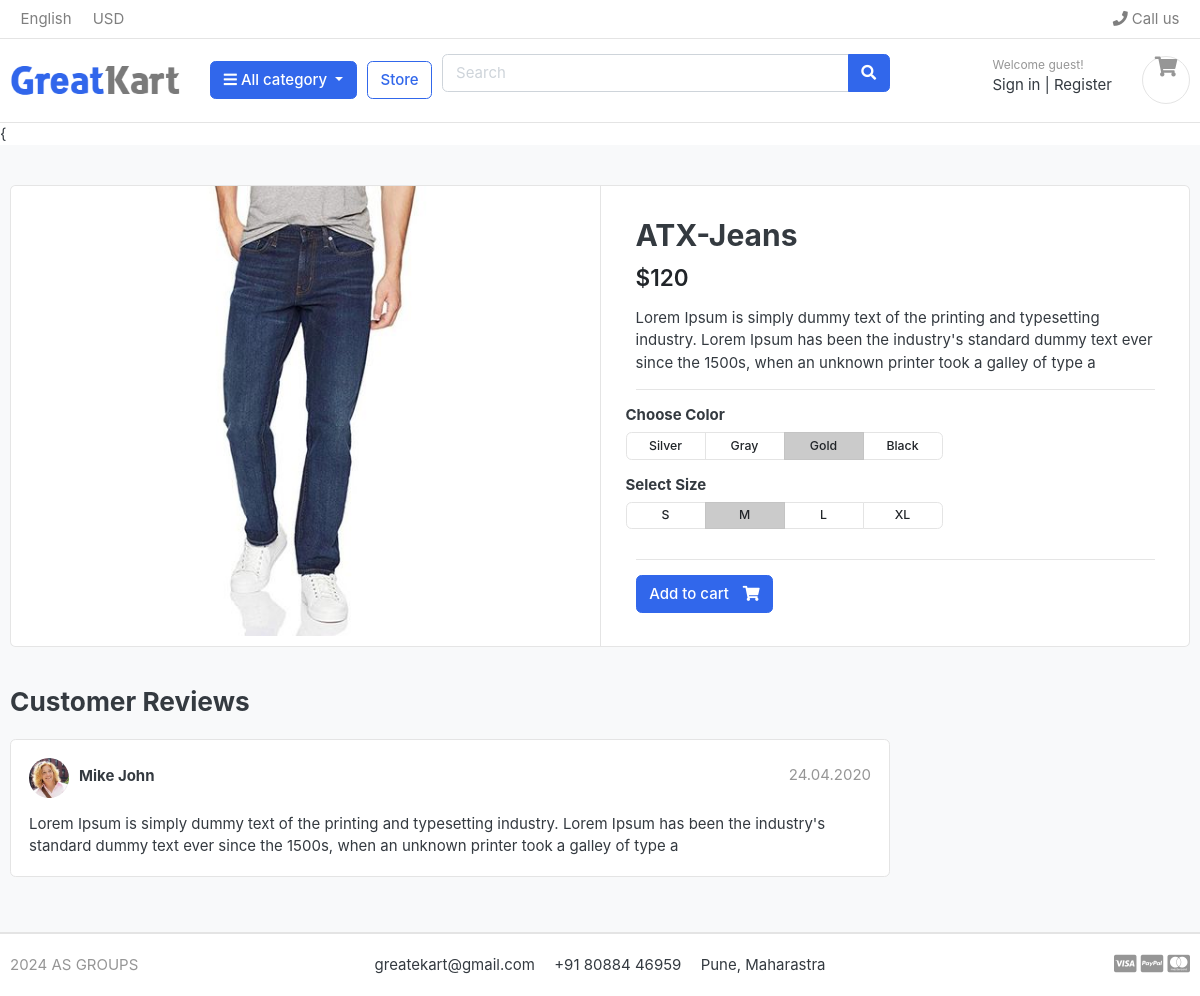
Page /store/jeans/atx-jeans/ on the committed database.
### store/models.py (models this page shows, shortened)
class Product(models.Model):
    product_name = models.CharField(max_length=200,unique=True)
    slug = models.SlugField(max_length=200,unique=True)
    description = models.TextField(max_length=200,blank=True)
    price = models.IntegerField()
    image = models.ImageField(upload_to='photos/products')
    stock = models.IntegerField()
    is_available = models.BooleanField(default=True)
    category = models.ForeignKey(Category,on_delete=models.CASCADE)
    created_date = models.DateTimeField(auto_now_add=True)
    modified_date = models.DateTimeField(auto_now=True)

### store/views.py (the view)
def product_details(request,category_slug=None,product_slug=None):
    try:
        if product_slug:
            product_slug = product_slug.lower()
        single_product=Product.objects.get(category__slug=category_slug,slug=product_slug)
    except ImportError as e:
        raise e
    context ={'single_product':single_product}
    return render(request, "product_template.html",context)

### Category/context_processor.py (called while the page is built)
def menu_links(request):
    link = Category.objects.all()
    return {'link':link}

### Category/models.py (called while the page is built)
    def get_url(self):
        return reverse('products_by_category',args=[self.slug])

### templates/product_template.html
{% extends 'base.html' %}
{% load static %}
{% block content %}
<section class="section-content padding-y bg">
    <div class="container">
        <div class="card">
            <div class="row no-gutters">
                <aside class="col-md-6">
                    <article class="gallery-wrap">
                        <div class="img-big-wrap">
                            <a href="#"><img src="{{ single_product.image.url }}"></a>
                        </div>
                    </article>
                </aside>
                <main class="col-md-6 border-left">
                    <article class="content-body">
                        <h2 class="title">{{ single_product.product_name }}</h2>
                        <div class="mb-3">
                            <var class="price h4">${{ single_product.price }}</var>
                        </div>
                        <p>{{ single_product.description }}</p>
                        <hr>
                        <div class="row">
                            <div class="item-option-select">
                                <h6>Choose Color</h6>
                                <div class="btn-group btn-group-sm btn-group-toggle" data-toggle="buttons">
                                    <label class="btn btn-light">
                                        <input type="radio" name="radio_color"> Silver
                                    </label>
                                    <label class="btn btn-light">
                                        <input type="radio" name="radio_color"> Gray
                                    </label>
                                    <label class="btn btn-light active">
                                        <input type="radio" name="radio_color checked"> Gold
                                    </label>
                                    <label class="btn btn-light">
                                        <input type="radio" name="radio_color"> Black
                                    </label>
                                </div>
                            </div>
                        </div>
                        <div class="row">
                            <div class="item-option-select">
                                <h6>Select Size</h6>
                                <div class="btn-group btn-group-sm btn-group-toggle" data-toggle="buttons">
                                    <label class="btn btn-light">
                                        <input type="radio" name="radio_color"> S
                                    </label>
                                    <label class="btn btn-light active">
                                        <input type="radio" name="radio_color" checked> M
                                    </label>
                                    <label class="btn btn-light">
                                        <input type="radio" name="radio_color"> L
                                    </label>
                                    <label class="btn btn-light">
                                        <input type="radio" name="radio_color"> XL
                                    </label>
                                </div>
                            </div>
                        </div>
                        <hr>
                        {% if single_product.stock <= 0 %}
                            <h5 class="text-danger">Out Of Stock</h5>
                        {% else %}
                            <a href="{% url 'addcart' %}" class="btn  btn-primary"> <span class="text">Add to cart</span>
                            <i class="fas fa-shopping-cart"></i> </a>
                        {% endif %}
                    </article>
                </main>
            </div>
        </div>
        <br>
        <div class="row">
            <div class="col-md-9">
                <header class="section-heading">
                    <h3>Customer Reviews </h3>
                </header>
                <article class="box mb-3">
                    <div class="icontext w-100">
                        <img src="{% static './images/avatars/avatar1.jpg' %}" class="img-xs icon rounded-circle">
                        <div class="text">
                            <span class="date text-muted float-md-right">24.04.2020 </span>
                            <h6 class="mb-1">Mike John </h6>
                        </div>
                    </div>
                    <div class="mt-3">
                        <p>{{ single_product.description }}</p>
                    </div>
                </article>
            </div>
        </div>
    </div>
</section>
</body>
</html>
{% endblock %}

### static/css/ui.css (style rules this page uses)
html { font-family: "Inter", sans-serif; font-size: 15px; }
.content-body { flex: 1 1 auto; padding: 2rem 2.3rem; }
.img-xs, .img-sm, .img-md, .img-lg { -o-object-fit: cover; object-fit: cover; flex-shrink: 0; flex-grow: 0; }
.img-xs { width: 40px; height: 40px; }
.padding-y { padding-top: 40px; padding-bottom: 40px; }
var { font-style: normal; }
article:after, .form-group:after { display: block; clear: both; content: ""; }
.bg { background-color: #f8f9fa; }
.section-heading { margin-bottom: 20px; margin-top: 15px; }
p:last-child { margin-bottom: 0; }
.btn-light { background-color: #fff; border-color: #e4e4e4; }
.btn .text + i { margin-left: 10px; }
.icontext { display: inline-flex; align-items: center; vertical-align: middle; }
.icontext .text { width: 100%; line-height: 1.2; }
.icontext .icon { position: relative; margin-right: 10px; flex-shrink: 0; flex-grow: 0; }
.price { font-weight: 600; color: #212529; }
.box { padding: 18px; background: #fff; border-radius: 0.37rem; border: 1px solid #e4e4e4; }
.box img { max-width: 100%; }
.gallery-wrap .img-big-wrap { margin-bottom: 10px; border-radius: 0.37rem; overflow: hidden; background-color: #fff; }
.gallery-wrap .img-big-wrap a { text-align: center; display: block; }
.gallery-wrap .img-big-wrap img { height: 450px; width: auto; display: inline-block; }
.item-option-select { margin-bottom: 1rem; display: inline-block; margin-right: 15px; }
.item-option-select .btn { min-width: 80px; }

### rows in the picture
Product: image (picture), product_name "ATX-Jeans", price "120", description "Lorem Ipsum is simply dummy text of the printing and typesetting industry. Lorem Ipsum has been the industry's standard dummy text ever since the 1500s, when an unknown printer took a galley of type a"
